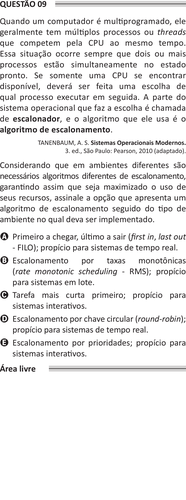
#> input picture Passo4_UnirVerticalmente/Passo4-2_Colunas/SemBordasInternas/pagina_019_esquerda.png, 186 x 500 px, shrunk from 1031 x 2768 before the run; its folder holds 2 pictures in this run
$ python unir-verticalmente.py
#> lines starting #> are read from the running program, lines starting #| are printed output that depends on the picture
from PIL import Image
import os
import sys

def unir_colunas_verticalmente(pasta_entrada, pasta_saida):
    """
    Une verticalmente as colunas na ordem:
    - Lado esquerdo da página 1
    - Lado direito da página 1
    - Lado esquerdo da página 2
    - Lado direito da página 2
    - E assim por diante...
    """
#> called with pasta_entrada = 'SemBordasInternas', pasta_saida = '.'

    print(f"Coletando imagens de: {os.path.abspath(pasta_entrada)}")
    print(f"Salvando em: {os.path.abspath(pasta_saida)}")
    print("Ordem de união: esquerda_pag1 → direita_pag1 → esquerda_pag2 → direita_pag2 → ...")
    print("-" * 60)

    # Coletar todas as imagens organizadas por pasta e número de página
    imagens_por_pasta = {}

    for pasta_raiz, pastas, arquivos in os.walk(pasta_entrada):
        for arquivo in arquivos:
            if arquivo.lower().endswith('.png'):
                relativo_path = os.path.relpath(pasta_raiz, pasta_entrada)

                if relativo_path not in imagens_por_pasta:
                    imagens_por_pasta[relativo_path] = {'esquerda': [], 'direita': []}

                caminho_imagem = os.path.join(pasta_raiz, arquivo)

                if arquivo.endswith('_esquerda.png'):
                    imagens_por_pasta[relativo_path]['esquerda'].append(caminho_imagem)
                elif arquivo.endswith('_direita.png'):
                    imagens_por_pasta[relativo_path]['direita'].append(caminho_imagem)

    total_unioes = 0
    erros = 0

    for pasta_relativa, imagens in imagens_por_pasta.items():
        esquerda_list = sorted(imagens['esquerda'])
        direita_list = sorted(imagens['direita'])

        if not esquerda_list and not direita_list:
            continue

        # Verificar se temos o mesmo número de imagens esquerda e direita
        if len(esquerda_list) != len(direita_list):
            print(f"⚠  Aviso: Número diferente de colunas em {pasta_relativa}")
            print(f"   Esquerda: {len(esquerda_list)}, Direita: {len(direita_list)}")

        num_paginas = min(len(esquerda_list), len(direita_list))

        if num_paginas == 0:
            continue

        # Criar lista na ordem correta: esq1, dir1, esq2, dir2, ...
        imagens_ordenadas = []
        for i in range(num_paginas):
            imagens_ordenadas.append(esquerda_list[i])
            imagens_ordenadas.append(direita_list[i])

        # Juntar todas as imagens verticalmente
        try:
            imagens_abertas = [Image.open(img_path) for img_path in imagens_ordenadas]
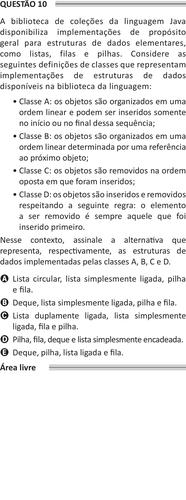
#> input picture Passo4_UnirVerticalmente/Passo4-2_Colunas/SemBordasInternas/pagina_019_direita.png, 186 x 500 px, shrunk from 1032 x 2768 before the run
#> imagens_abertas = 2 items

            # Calcular dimensões da imagem final
            largura = max(img.width for img in imagens_abertas)
#> largura = 186
            altura_total = sum(img.height for img in imagens_abertas)
#> altura_total = 1000

            # Criar nova imagem
            imagem_final = Image.new('RGB', (largura, altura_total), 'white')
#> imagem_final: PIL image 186x1000 RGB; every value is 255

            # Colar cada imagem
            y_offset = 0
            for i, img in enumerate(imagens_abertas):
                x_offset = (largura - img.width) // 2  # Centralizar se larguras diferentes
                imagem_final.paste(img, (x_offset, y_offset))
                y_offset += img.height
#> this loop made 2 passes
#> (x_offset, y_offset) on passes 1 to 2: (0, 500), (0, 1000)
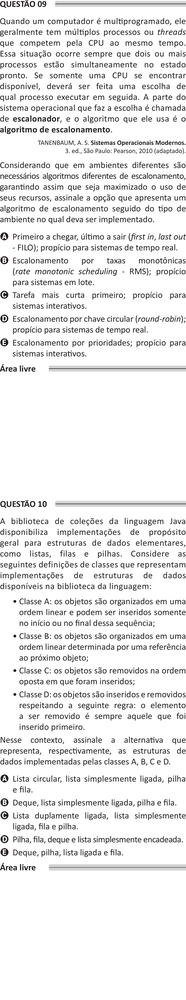
#> imagem_final: PIL image 186x1000 RGB; mean R, G, B 235.2, 234.8, 234.9
#> after the loop, y_offset = 1000

            # Criar pasta de destino
            pasta_destino = os.path.join(pasta_saida, pasta_relativa)
            if not os.path.exists(pasta_destino):
                os.makedirs(pasta_destino)

            # Salvar imagem final
            nome_arquivo = "colunas_unidas.png"
            caminho_final = os.path.join(pasta_destino, nome_arquivo)
            imagem_final.save(caminho_final)

            total_unioes += 1
            print(f"✓ {pasta_relativa} - Uniu {len(imagens_ordenadas)} colunas → {largura}x{altura_total}")
#| ✓ . - Uniu 2 colunas → 186x1000

            # Fechar imagens
            for img in imagens_abertas:
                img.close()
#> this loop made 2 passes

        except Exception as e:
            erros += 1
            print(f"✗ ERRO ao unir {pasta_relativa}: {e}")

    print("\n" + "=" * 60)
    print("RELATÓRIO DE UNIÃO VERTICAL")
    print("=" * 60)
    print(f"Pastas processadas: {len(imagens_por_pasta)}")
    print(f"Uniões realizadas: {total_unioes}")
    print(f"Erros: {erros}")

    if total_unioes == 0:
        print("\n⚠  Nenhuma união foi realizada!")
    elif erros == 0:
        print("\n🎉 Todas as uniões foram realizadas com sucesso!")
    else:
        print(f"\n⚠  {erros} união(ões) tiveram erro no processamento.")

def main():
    pasta_entrada = "SemBordasInternas"
    pasta_saida = "."

    if not os.path.exists(pasta_entrada):
        print(f"❌ Pasta de entrada '{pasta_entrada}' não encontrada!")
        print("   Execute primeiro o passo de remover bordas internas")
        sys.exit(1)

    if not os.path.exists(pasta_saida):
        os.makedirs(pasta_saida)

    print("🔄 Iniciando união vertical das colunas...")
    print("=" * 60)

    unir_colunas_verticalmente(pasta_entrada, pasta_saida)

    print("\n✅ União vertical finalizada!")

if __name__ == "__main__":
    main()
